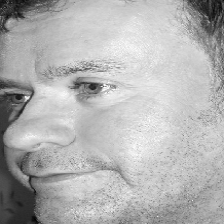
#> input picture part1/data/neutral/2336502010_8cdd5dff9c_b_face.png, 224 x 224 px, found by its file name; its folder holds only this picture in this run
$ python pixel_intensity_distribution.py
#> lines starting #> are read from the running program, lines starting #| are printed output that depends on the picture
import os
import cv2
import numpy as np
import matplotlib.pyplot as plt

# Ensure you have the correct path to the files
data_path = 'part3/data_new/'

# Load and aggregate pixel intensities
def load_and_aggregate_pixel_intensities(data_path, class_dir):
#> called with data_path = 'part3/data_new/', class_dir = 'neutral'
    class_path = os.path.join(data_path, class_dir)
    pixel_intensities = {'red': [], 'green': [], 'blue': [], 'gray': []}

    file_names = [os.path.join(class_path, f) for f in os.listdir(class_path) if os.path.isfile(os.path.join(class_path, f))]

    for file_path in file_names:
        img = cv2.imread(file_path)
#> img is the input picture: shape (224, 224, 3); min 2, max 255, mean 177.9
        if img is not None:
            if len(img.shape) == 2:  # Grayscale image
                pixel_intensities['gray'].extend(img.flatten())
            else:  # Color image
                b, g, r = cv2.split(img)
                pixel_intensities['red'].extend(r.flatten())
                pixel_intensities['green'].extend(g.flatten())
                pixel_intensities['blue'].extend(b.flatten())

    return pixel_intensities

# Display pixel intensity distributions for the selected class
def display_class_intensity_distribution(class_label):
    print(f"Loading and aggregating pixel intensities for class '{class_label}'...")
    intensities = load_and_aggregate_pixel_intensities(data_path, class_label)

    print(f"Red intensities: {len(intensities['red'])}")
    print(f"Green intensities: {len(intensities['green'])}")
    print(f"Blue intensities: {len(intensities['blue'])}")
    print(f"Gray intensities: {len(intensities['gray'])}")

    print(f"Plotting pixel intensity distribution for class '{class_label}'...")
    plt.figure(figsize=(12, 8))

    if intensities['gray']:
        plt.hist(intensities['gray'], bins=256, range=(0, 256), color='gray', alpha=0.5, label='Gray')
    if intensities['red']:
        plt.hist(intensities['red'], bins=256, range=(0, 256), color='red', alpha=0.5, label='Red')
    if intensities['green']:
        plt.hist(intensities['green'], bins=256, range=(0, 256), color='green', alpha=0.5, label='Green')
    if intensities['blue']:
        plt.hist(intensities['blue'], bins=256, range=(0, 256), color='blue', alpha=0.5, label='Blue')

    if any([intensities['gray'], intensities['red'], intensities['green'], intensities['blue']]):
        plt.xlabel('Pixel Intensity')
        plt.ylabel('Frequency')
        plt.title(f'Pixel Intensity Distribution for {class_label}')
        plt.legend(loc='upper right')
        plt.tight_layout()
        plt.show()
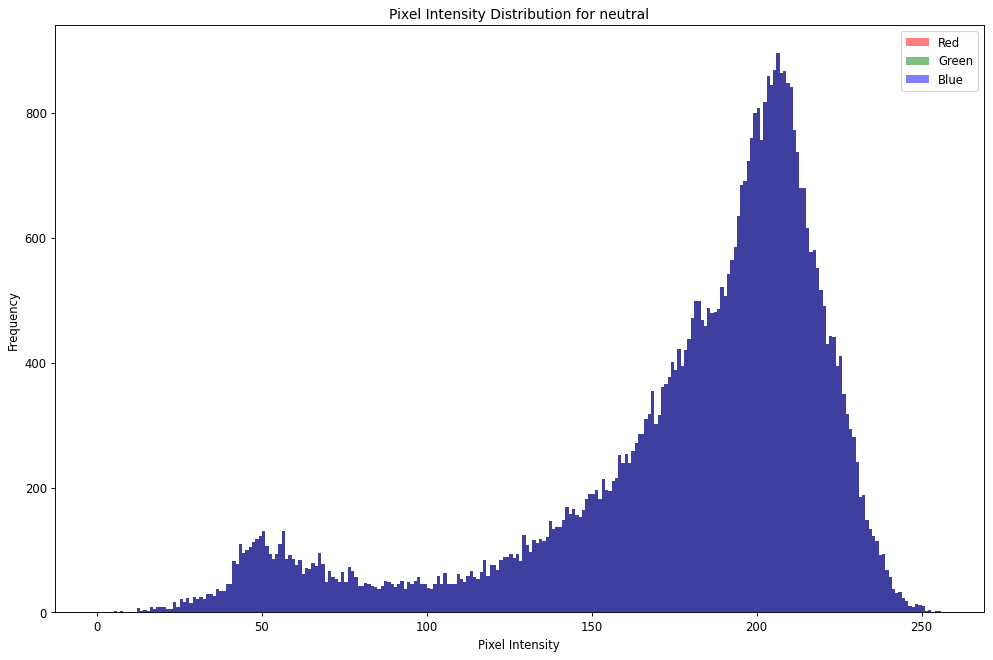
#> figure drawn by matplotlib, 1 panel; tallest bar 895 high, from x = 206 to 207; tallest bar 895 high, from x = 206 to 207; tallest bar 895 high, from x = 206 to 207
    else:
        print(f"No pixel intensities found for class '{class_label}'. Nothing to plot.")

# Change the below function to either 'neutral', 'happy', 'focused', or 'angry'
display_class_intensity_distribution('neutral')

$ run again, on part1/data/neutral/5945871327_2dce8d2f8b_n_face.png
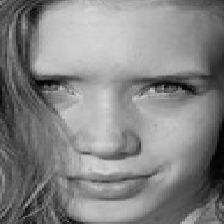
#> input picture part1/data/neutral/5945871327_2dce8d2f8b_n_face.png, 224 x 224 px, found by its file name
#> in load_and_aggregate_pixel_intensities, img is the input picture: shape (224, 224, 3); min 2, max 217, mean 132.5
#> in display_class_intensity_distribution, `plt.show()`:
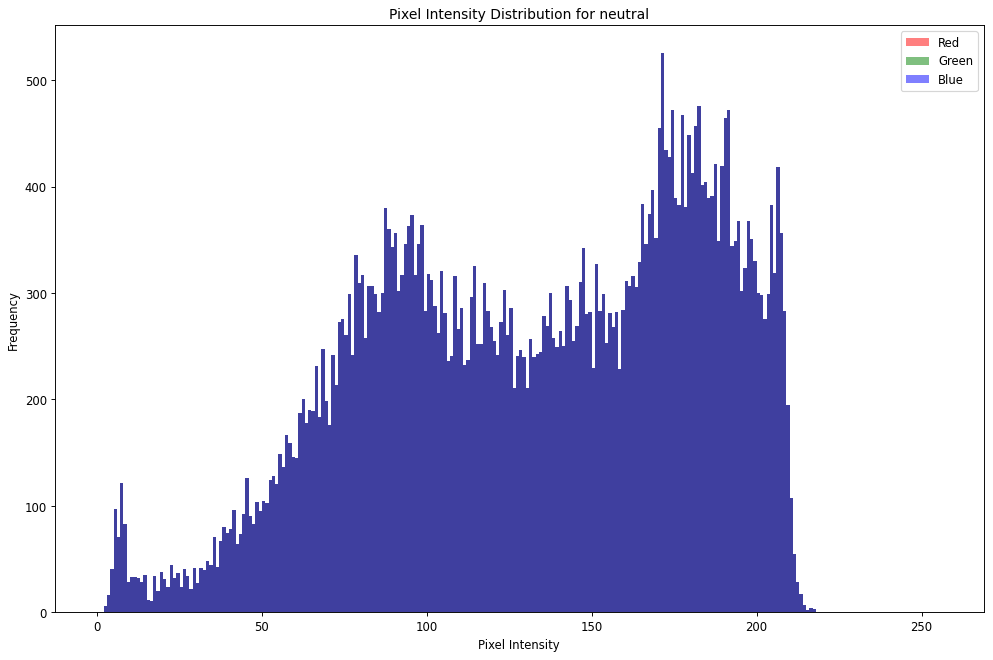
#> figure drawn by matplotlib, 1 panel; tallest bar 525 high, from x = 171 to 172; tallest bar 525 high, from x = 171 to 172; tallest bar 525 high, from x = 171 to 172

$ run again, on part1/data/neutral/23436647549_ec5beda978_b_face.png
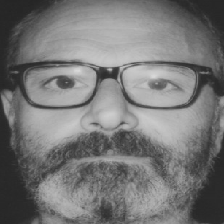
#> input picture part1/data/neutral/23436647549_ec5beda978_b_face.png, 224 x 224 px, found by its file name
#> in load_and_aggregate_pixel_intensities, img is the input picture: shape (224, 224, 3); min 36, max 216, mean 118.3
#> in display_class_intensity_distribution, `plt.show()`:
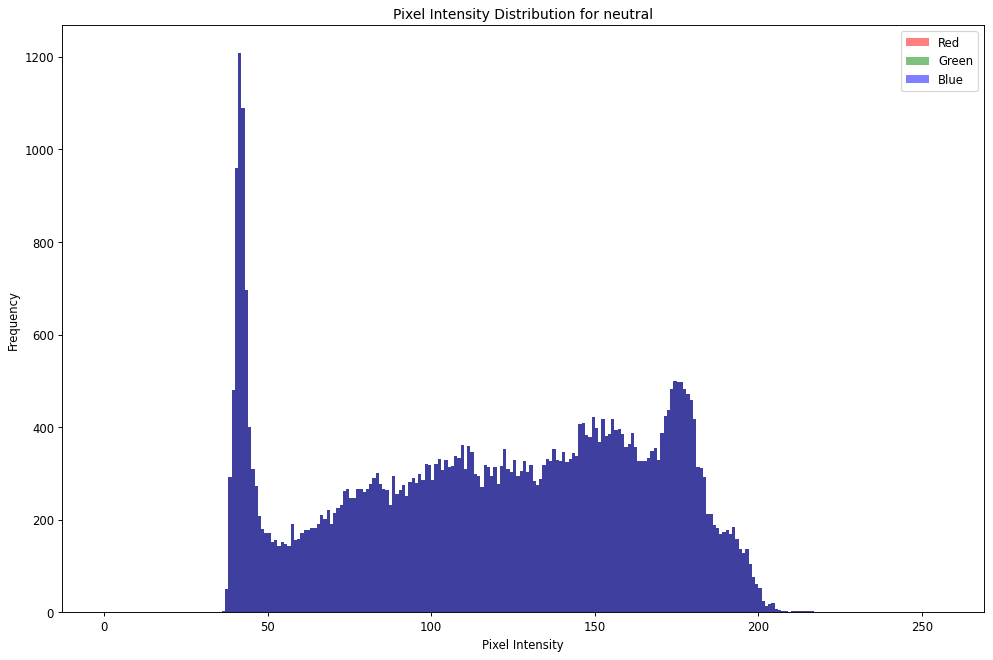
#> figure drawn by matplotlib, 1 panel; tallest bar 1207 high, from x = 41 to 42; tallest bar 1207 high, from x = 41 to 42; tallest bar 1207 high, from x = 41 to 42
